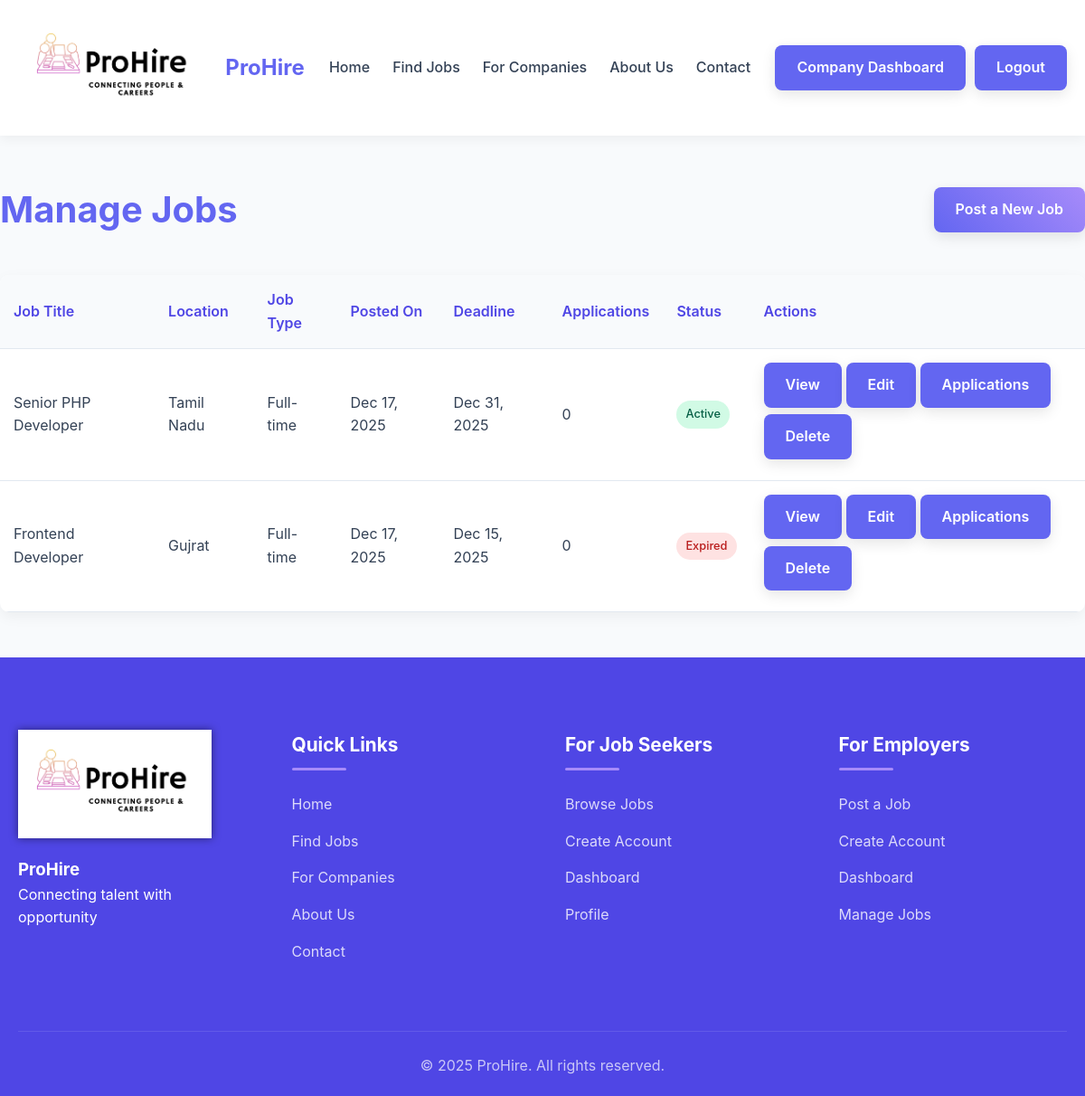
Screenshot of /company/manage_jobs.php (signed in) with the database file from the repository.
### tables this page shows
CREATE TABLE jobs (
    id INT(11) AUTO_INCREMENT PRIMARY KEY,
    company_id INT(11) NOT NULL,
    job_title VARCHAR(100) NOT NULL,
    description TEXT NOT NULL,
    requirements TEXT,
    salary VARCHAR(100),
    location VARCHAR(100),
    job_type VARCHAR(50),
    experience_required VARCHAR(50),
    posted_on TIMESTAMP DEFAULT CURRENT_TIMESTAMP,
    deadline DATE,
    FOREIGN KEY (company_id) REFERENCES companies(id)
);

### company/manage_jobs.php (the view, shortened to what this page needs)
<?php
$company_id = $_SESSION['company_id'];
include_once '../includes/header.php';
$query = "SELECT j.*,
          (SELECT COUNT(*) FROM applications WHERE job_id = j.id) as application_count
          FROM jobs j
          WHERE j.company_id = $company_id
          ORDER BY j.posted_on DESC";
$result = mysqli_query($conn, $query);
?>
<div class="container" style="padding: 50px 0;">
    <div class="dashboard-header">
        <h1>Manage Jobs</h1>
        <a href="post_job.php" class="btn btn-primary">Post a New Job</a>
    </div>
    <?php if (mysqli_num_rows($result) > 0): ?>
        <table class="table">
            <thead>
                <tr>
                    <th>Job Title</th>
                    <th>Location</th>
                    <th>Job Type</th>
                    <th>Posted On</th>
                    <th>Deadline</th>
                    <th>Applications</th>
                    <th>Status</th>
                    <th>Actions</th>
                </tr>
            </thead>
            <tbody>
                <?php while ($job = mysqli_fetch_assoc($result)): ?>
                    <tr>
                        <td><?php echo $job['job_title']; ?></td>
                        <td><?php echo $job['location']; ?></td>
                        <td><?php echo $job['job_type']; ?></td>
                        <td><?php echo date('M d, Y', strtotime($job['posted_on'])); ?></td>
                        <td><?php echo date('M d, Y', strtotime($job['deadline'])); ?></td>
                        <td><?php echo $job['application_count']; ?></td>
                        <td>
                            <?php
                            $today = date('Y-m-d');
                            if ($job['deadline'] < $today) {
                                echo '<span class="status-badge status-expired">Expired</span>';
                            } else {
                                echo '<span class="status-badge status-active">Active</span>';
                            }
                            ?>
                        </td>
                        <td>
                            <a href="view_job.php?id=<?php echo $job['id']; ?>" class="btn btn-sm">View</a>
                            <a href="edit_job.php?id=<?php echo $job['id']; ?>" class="btn btn-sm">Edit</a>
                            <a href="applications.php?job_id=<?php echo $job['id']; ?>" class="btn btn-sm">Applications</a>
                            <a href="delete_job.php?id=<?php echo $job['id']; ?>" class="btn btn-sm" onclick="return confirm('Are you sure you want to delete this job?')">Delete</a>
                        </td>
                    </tr>
                <?php endwhile; ?>
            </tbody>
        </table>
    <?php else: ?>
        <p>You haven't posted any jobs yet. <a href="post_job.php">Post your first job</a></p>
    <?php endif; ?>
</div>
<?php include_once '../includes/footer.php'; ?>

### assets/css/style.css (style rules this page uses)
:root { --primary-color: #6366f1; --primary-light: #818cf8; --primary-dark: #4f46e5; --secondary-color: #a78bfa; --text-color: #334155; --light-bg: #f8fafc; --white: #ffffff; --gray: #e2e8f0; --dark-gray: #64748b; --success: #10b981; --warning: #f59e0b; --danger: #ef4444; --shadow-light: 0 4px 12px rgba(0, 0, 0, 0.05); --shadow-medium: 0 10px 30px rgba(0, 0, 0, 0.1); --shadow-deep: 0 15px 40px rgba(0, 0, 0, 0.15); }
* { margin: 0; padding: 0; box-sizing: border-box; }
body { font-family: 'Inter', 'Segoe UI', Tahoma, Geneva, Verdana, sans-serif; line-height: 1.6; color: var(--text-color); background-color: var(--light-bg); min-height: 100vh; }
.container { width: 100%; max-width: 1200px; margin: 0 auto; padding: 0 20px; }
a, .btn, .stat-card, .job-card, .feature-card, .form-control { transition: all 0.3s cubic-bezier(0.25, 0.8, 0.25, 1); }
a { text-decoration: none; color: var(--primary-color); position: relative; }
a::after { content: ''; position: absolute; bottom: 0; left: 0; width: 0; height: 2px; background: var(--primary-color); }
.btn { display: inline-block; padding: 12px 24px; background: var(--primary-color); color: var(--white); border: none; border-radius: 8px; cursor: pointer; font-size: 16px; font-weight: 600; text-align: center; position: relative; overflow: hidden; box-shadow: 0 5px 15px rgba(0, 0, 0, 0.1); z-index: 1; }
.btn:before { content: ''; position: absolute; top: 0; left: -100%; width: 100%; height: 100%; background: rgba(255, 255, 255, 0.2); z-index: -1; }
.btn-primary { background: linear-gradient(45deg, var(--primary-color), var(--secondary-color)); }
.dashboard-header { display: flex; justify-content: space-between; align-items: center; margin-bottom: 40px; }
.dashboard-header h1 { color: var(--primary-color); font-size: 2.5rem; font-weight: 700; }
.status-badge { display: inline-block; padding: 6px 12px; border-radius: 20px; font-size: 0.85em; font-weight: 600; text-transform: capitalize; }

### company/manage_jobs.php (style rules this page uses)
.table { width: 100%; border-collapse: collapse; background: #fff; border-radius: 10px; overflow: hidden; box-shadow: 0 5px 15px rgba(0, 0, 0, 0.05); }
.table th, .table td { padding: 15px; text-align: left; border-bottom: 1px solid #e2e8f0; }
.table th { background: #f8fafc; font-weight: 600; color: #4f46e5; }
.status-badge { padding: 5px 10px; border-radius: 20px; font-size: 0.8rem; font-weight: 500; }
.status-active { background: #d1fae5; color: #065f46; }
.status-expired { background: #fee2e2; color: #b91c1c; }

### rows the page displays
jobs: job_title "Senior PHP Developer", location "Tamil Nadu", job_type "Full-time", posted_on "Dec 17, 2025", deadline "Dec 31, 2025", application_count "0", shows "Active"
jobs: job_title "Frontend Developer", location "Gujrat", job_type "Full-time", posted_on "Dec 17, 2025", deadline "Dec 15, 2025", application_count "0", shows "Expired"
